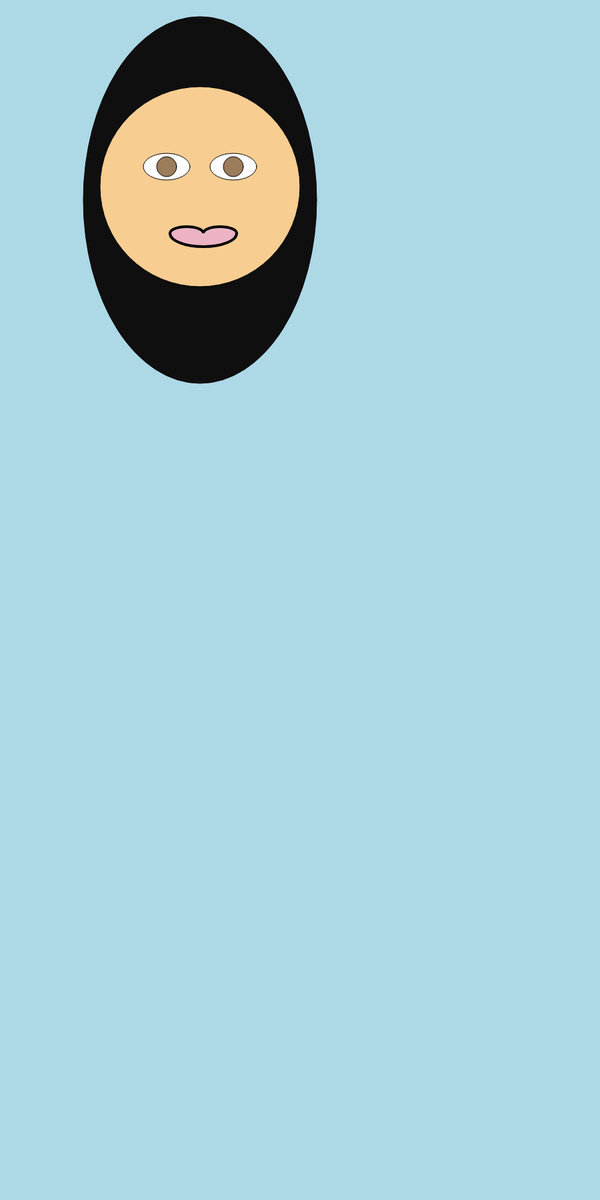
Frame 1 (no input)
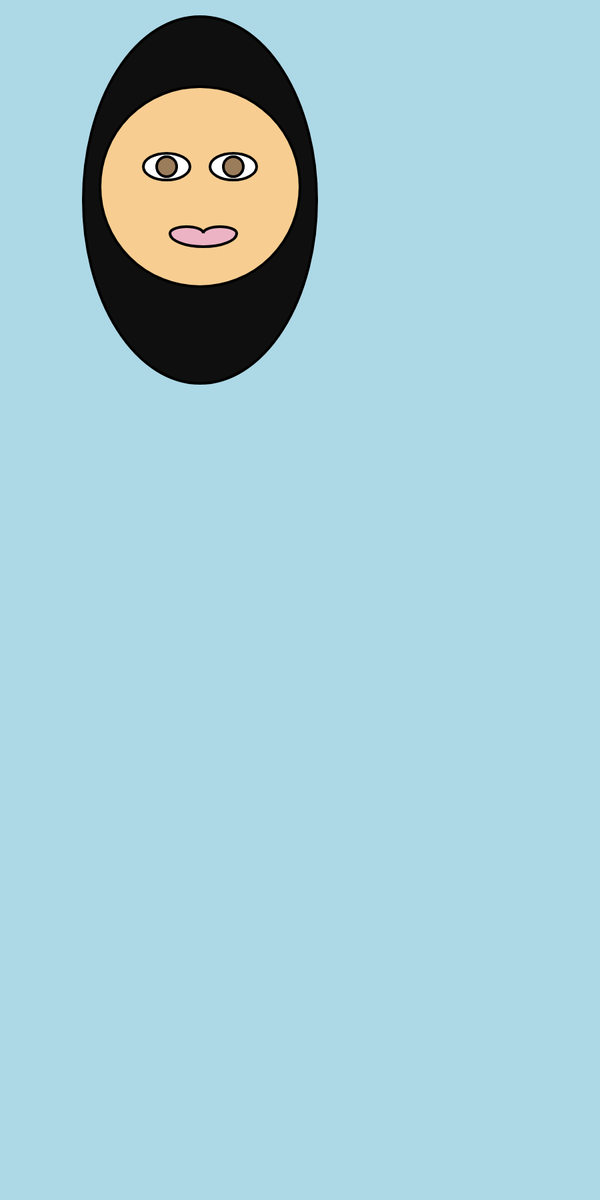
Frame 60 (no input)
Frame 120 (the mouse pressed at the canvas centre since frame 60): identical to frame 60, image omitted

The p5.js sketch that drew these frames (run headless with seeded random() and noise() and a simulated clock; from frame 60 on, the mouse is pressed at the canvas centre):

// p5.js sketch
// ── sketch.js
/*
    self portrait with variables 
    by lisseth
    9/17/19
*/
var y = 150;
var x = 300;
var  faceSize = 300;
var hair = 200

function setup() {
	createCanvas(900, 1800);
}

function draw() {
	background("lightblue");
  
    
    //hair
    fill('#0F0F0F');
  ellipse(x,y + 150,hair + 150,hair + 350);
    //head
    fill('#F7CD91');
     ellipse(x,y + 130,faceSize,faceSize);
    //eyes
    fill('#FFFFFF')
    ellipse(x - 50,y + 100,70,40); //left
    ellipse(x + 50,y + 100,70,40); // right
    fill('#9B7C5B')
    ellipse(x - 50,y + 100,30,30); //left eye color
    ellipse(x + 50,y + 100,30,30); // right eye color
    strokeWeight (4);
    //lips
    fill('#ECB3C5')
    arc(x + 30,y + 200,50,20,PI,0); // right arc
    arc(x - 20,y + 200,50,20,PI,0); //left arc
    arc(x + 5,y + 200,100,40,0,PI); // bottom arc

    
}
